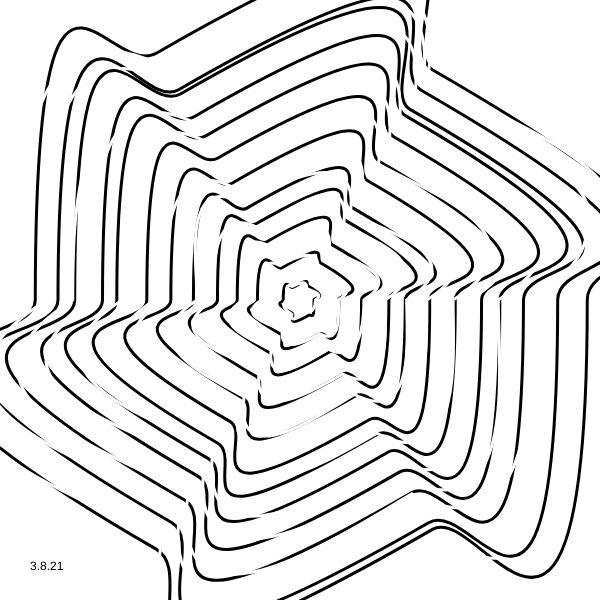
Frame 1 (no input)
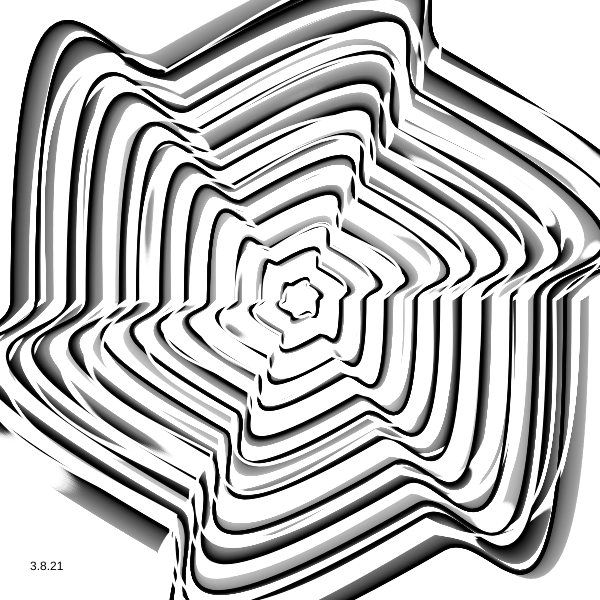
Frame 60 (no input)
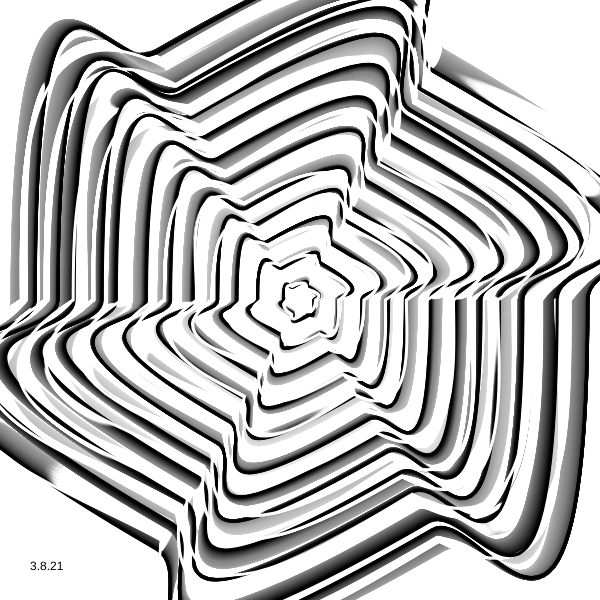
Frame 120 (the mouse pressed at the canvas centre since frame 60)

The p5.js sketch that drew these frames (run headless with seeded random() and noise() and a simulated clock; from frame 60 on, the mouse is pressed at the canvas centre):

// p5.js sketch
// ── sketch.js
var blobs, nBlobs = 12, theta = 0, autoPlay = true;

function Blob(radius, nSegments, magnitude, color) {
  this.radius = radius;
  this.magnitude = magnitude;
  this.color = color;
  this.center = {
    x: width / 2,
    y: height / 2
  };
  
  this.segments = new Array(nSegments);
  for (var i = nSegments; i--; ) {
    this.segments[i] = random(PI * 2);
  }
  
  this.innerSegments = new Array(nSegments);
  for (var i = nSegments; i--; ) {
    this.innerSegments[i] = random(PI * 2);
  }
}

Blob.prototype.render = function(offset) {
  stroke(0)
  strokeWeight(3)

  noFill();

  var n = this.segments.length;
  beginShape();
  for (var i = n; i--; ) {
    var r = this.radius + sin(offset + this.segments[i]) * this.magnitude,
        pr = this.radius + sin(offset + this.segments[(i+1)%n]) * this.magnitude,
        c = (4/5) * tan(PI/(2*n)) * r,
        pc = (18/3) * tan(PI/(2*n)) * pr,
        t = PI * 2 / n * i,
        pt = PI * 2 / n * (i + 1),
        x = cos(t) * r,
        y = -sin(t) * r,
        px = cos(pt) * pr,
        py = -sin(pt) * pr,
        cx1 = px + cos(pt - PI/2) * pc,
        cy1 = py - sin(pt - PI/2) * pc,
        cx2 = x + cos(t + PI/2) * c,
        cy2 = y - sin(t + PI/2) * c;

    if (i === n - 1) vertex(px, py);
    bezierVertex(cx1, cy1, cx2, cy2, x, y);
  }
  endShape();
  
  fill(200, 1);
  stroke(255)
  strokeWeight(3)
  beginShape();
  var innerRadius = this.radius - this.magnitude * 0.8;
  for (var i = 0; i < n; i++) {
    var pi = i == 0 ? n - 1 : i - 1,
      r = innerRadius + sin(offset + this.innerSegments[i]) * this.magnitude,
        pr = innerRadius + sin(offset + this.innerSegments[pi]) * this.magnitude,
        c = (4/3) * tan(PI/(2*n)) * r,
        pc = (8/3) * tan(PI/(2*n)) * pr,
      t = PI * 2 / n * i,
        pt = PI * 2 / n * (pi),
        x = cos(t) * r,
        y = -sin(t) * r,
        px = cos(pt) * pr,
        py = -sin(pt) * pr,
        cx1 = px + cos(pt + PI/8) * pc,
        cy1 = py - sin(pt + PI/5) * pc,
        cx2 = x + cos(t - PI/2) * c,
        cy2 = y - sin(t - PI/2) * c;

    if (i === 0) vertex(px, py);
    bezierVertex(cx1, cy1, cx2, cy2, x, y);
  }
  endShape();
}

function setup() {

  w = 600;
    var canvas;
    if(windowWidth>=600 && windowHeight >=600){
      canvas = createCanvas(600, 600);
    }
    else{
      canvas = createCanvas(windowWidth, windowHeight - 100);
    }

    var x = (windowWidth - width) / 2;
    var y = (windowHeight - height) / 2;

  canvas.position(x, y);
  blobs = new Array(nBlobs);

  var maxR = max(width, height) / 2;
  for (var i = blobs.length; i--; ) {
    var r = map(i, 0, blobs.length, 16, maxR),
        m = map(i, 0, blobs.length, 2, maxR / (2*nBlobs));
    blobs[i] = new Blob(r, 6, m, color[i%(10)]);
  }
}

function draw() {
  // blendMode(SOFT_LIGHT)
  background(255, 5);
  fill(0)
  text("3.8.21", 30, height-30)
  translate(width / 2, height / 2);
  
  if (autoPlay) {
    theta += PI * 2 / 120;
  }
  
  for (var i = blobs.length; i--; ) {
    blobs[i].render(theta);
  }
}
